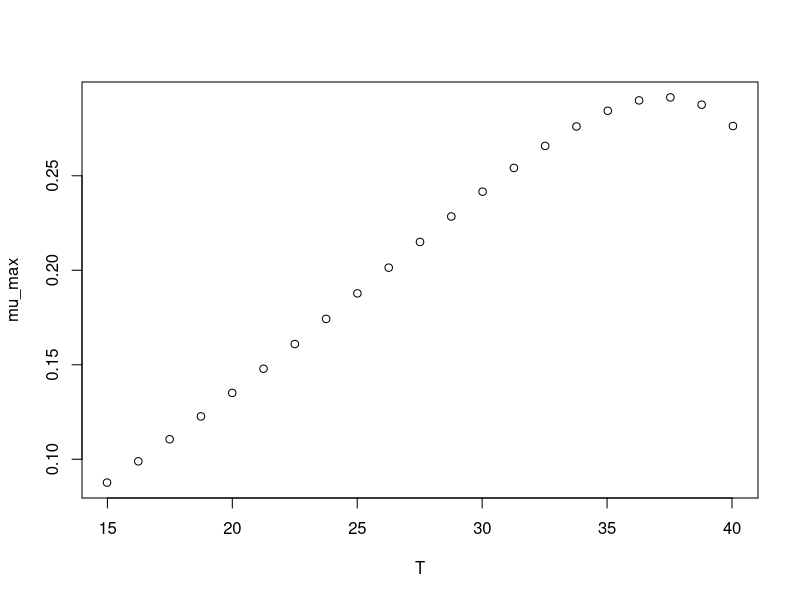

Write R code to recreate this figure.
#############################
# start of Parameter script
#############################
T <- seq(14.985014985015,40.04,length.out=21)
#############################
# end of Parameter script
#############################
############################# 
# start of Model script Gropin ID 1304 
#############################
 
# constant coefficients for this model
 
variables <- data.frame(T)
argumentsPar <- expand.grid(variables)
 
# heart of the model
response_surface <- function(T) {
   mumax <-0.00153*((T-0.109)^1.5)*(1-exp(0.210*(T-46.03)))

return(mumax=mumax)
} 

# output parameters
mumax <- cbind(argumentsPar,response_surface(argumentsPar['T']))
colnames(mumax) <- c(colnames(argumentsPar),'mumax')
#############################
# End of Model script
#############################
############################# 
# start of Visualisation script Gropin ID 1304 
#############################
plot(T,mumax$mumax,
                          xlab='T',
                          ylab='mu_max')
#############################
# End of Visualisation script
#############################
